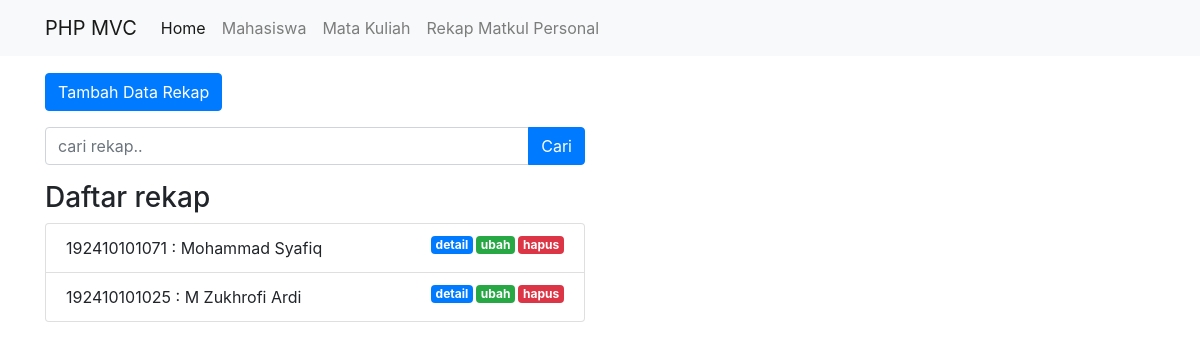
Page /public/rekap on the committed database.
### tables this page shows
CREATE TABLE `rekap` (
  `id_rekap` int(11) NOT NULL,
  `nm_mhs` varchar(255) NOT NULL,
  `nrp` varchar(255) DEFAULT NULL,
  `nm_matkul` varchar(255) DEFAULT NULL,
  `kd_matkul` varchar(255) DEFAULT NULL
);

### app/core/Controller.php (called while the page is built, shortened)
<?php
class Controller {
    public function view($view, $data = [])
    {
        require_once '../app/views/' . $view . '.php';
    }
    public function model($model)
    {
        return new $model;
    }
}

### app/controllers/Rekap.php (called while the page is built, shortened)
<?php
class Rekap extends Controller
{
    public function index()
    {
        $data['judul'] = 'Daftar Mata Kuliah';
        $data['rkp'] = $this->model('Rekap_model')->getAllRekap();
        $this->view('rekap/index', $data);
    }
}

### app/core/App.php (called while the page is built, shortened)
<?php
class App
{
    protected $method = 'index';
    protected $params = [];
    public function __construct()
    {
        $this->controller = new $this->controller;
        call_user_func_array([$this->controller, $this->method], $this->params);
    }
}

### public/index.php (called while the page is built, shortened)
<?php
$app = new App;

### app/core/Database.php (called while the page is built, shortened)
<?php
class Database {
    private $host = DB_HOST;
    private $user = DB_USER;
    private $pass = DB_PASS;
    private $db_name = DB_NAME;
    private $dbh;
    private $stmt;
    public function __construct()
    {
        $dsn = 'mysql:host=' . $this->host . ';dbname=' . $this->db_name;
        $option = [
            PDO::ATTR_PERSISTENT => true,
            PDO::ATTR_ERRMODE => PDO::ERRMODE_EXCEPTION
        ];
        try {
            $this->dbh = new PDO($dsn, $this->user, $this->pass, $option);
        } catch(PDOException $e) {
            die($e->getMessage());
        }
    }
    public function query($query)
    {
        $this->stmt = $this->dbh->prepare($query);
    }
    public function execute()
    {
        $this->stmt->execute();
    }
    public function resultSet()
    {
        $this->execute();
        return $this->stmt->fetchAll(PDO::FETCH_ASSOC);
    }
}

### app/models/Rekap_model.php (called while the page is built, shortened)
<?php
class Rekap_model
{
    private $table = 'rekap';
    private $db;
    public function __construct()
    {
        $this->db = new Database;
    }
    public function getAllRekap()
    {
        $this->db->query('SELECT * FROM ' . $this->table);
        return $this->db->resultSet();
    }
}

### app/views/rekap/index.php (the view, shortened to what this page needs)
<div class="container mt-3">
  <div class="row">
    <div class="col-lg-6">
    </div>
  </div>
  <div class="row mb-3">
    <div class="col-lg-6">
      <button type="button" class="btn btn-primary tombolTambahDataRkp" data-toggle="modal" data-target="#formModal">
        Tambah Data Rekap
      </button>
    </div>
  </div>
  <div class="row mb-3">
    <div class="col-lg-6">
      <form action="<?= BASEURL; ?>/rekap/cari" method="post">
        <div class="input-group">
          <input type="text" class="form-control" placeholder="cari rekap.." name="keyword" id="keyword" autocomplete="off">
          <div class="input-group-append">
            <button class="btn btn-primary" type="submit" id="tombolCariRkp">Cari</button>
          </div>
        </div>
      </form>
    </div>
  </div>
  <div class="row">
    <div class="col-lg-6">
      <h3>Daftar rekap</h3>
      <ul class="list-group">
        <?php foreach ($data['rkp'] as $rkp) : ?>
          <li class="list-group-item">
            <?= $rkp['nrp']; ?> :
            <?= $rkp['nm_mhs']; ?>
            <a href="<?= BASEURL; ?>/rekap/hapus/<?= $rkp['id_rekap']; ?>" class="badge badge-danger float-right" onclick="return confirm('Anda Yakin Ingin Menghapus Data Ini?');">hapus</a>
            <a href="<?= BASEURL; ?>/rekap/ubah/<?= $rkp['id_rekap']; ?>" class="badge badge-success float-right tampilModalUbahRkp" data-toggle="modal" data-target="#formModal" data-id_rekap="<?= $rkp['id_rekap']; ?>">ubah</a>
            <a href="<?= BASEURL; ?>/rekap/detail/<?= $rkp['id_rekap']; ?>" class="badge badge-primary float-right">detail</a>
          </li>
        <?php endforeach; ?>
      </ul>
    </div>
  </div>
</div>

### public/css/style.css (style rules this page uses)
.badge { margin-left: 3px; }

### rows in the picture
rekap: nrp "192410101071", nm_mhs "Mohammad Syafiq"
rekap: nrp "192410101025", nm_mhs "M Zukhrofi Ardi"
